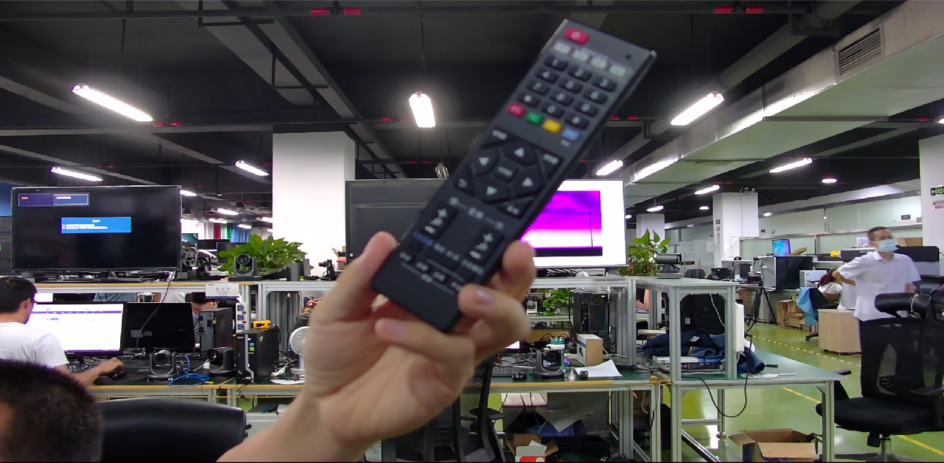
//> input picture mytracking/002.jpg, 1887 x 925 px, given in place of the camera (shown at 1/2 size)
$ ./lkdemo   (built with g++ and OpenCV 4)
//> lines starting //> are read from the running program, lines starting //| are printed output that depends on the picture; after the words box and inside, x2 and y2 are one past the last pixel; in counts of white or black regions, pixels touching at a corner belong together
#include "opencv2/video/tracking.hpp"
#include "opencv2/imgproc.hpp"
#include "opencv2/videoio.hpp"
#include "opencv2/highgui.hpp"

#include <iostream>
#include <ctype.h>

using namespace cv;
using namespace std;

static void help()
{
    // print a welcome message, and the OpenCV version
    cout << "\nThis is a demo of Lukas-Kanade optical flow lkdemo(),\n"
            "Using OpenCV version " << CV_VERSION << endl;
    cout << "\nIt uses camera by default, but you can provide a path to video as an argument.\n";
    cout << "\nHot keys: \n"
            "\tESC - quit the program\n"
            "\tr - auto-initialize tracking\n"
            "\tc - delete all the points\n"
            "\tn - switch the \"night\" mode on/off\n"
            "To add/remove a feature point click it\n" << endl;
}

Point2f point;
bool addRemovePt = false;

static void onMouse( int event, int x, int y, int /*flags*/, void* /*param*/ )
{
    if( event == EVENT_LBUTTONDOWN )
    {
        point = Point2f((float)x, (float)y);
        addRemovePt = true;
    }
}

int main( int argc, char** argv )
{
    VideoCapture cap;
    TermCriteria termcrit(TermCriteria::COUNT|TermCriteria::EPS,20,0.03);
    Size subPixWinSize(10,10), winSize(31,31);

    const int MAX_COUNT = 500;
    bool needToInit = true;
    bool nightMode = false;

    help();
    cv::CommandLineParser parser(argc, argv, "{@input|0|}");
    string input = parser.get<string>("@input");

    if( input.size() == 1 && isdigit(input[0]) )
        cap.open(input[0] - '0');
    else
        cap.open(input);

    if( !cap.isOpened() )
    {
        cout << "Could not initialize capturing...\n";
        return 0;
    }

    namedWindow( "LK Demo", 1 );
    setMouseCallback( "LK Demo", onMouse, 0 );

    Mat gray, prevGray, image, frame;
    vector<Point2f> points[2];

    for(;;)
    {
        cap >> frame;
//> frame is the input picture: 925 rows x 1887 cols, CV_8UC3; mean B, G, R 79.2, 78.5, 82.2
        if( frame.empty() )
            break;

        frame.copyTo(image);
        cvtColor(image, gray, COLOR_BGR2GRAY);
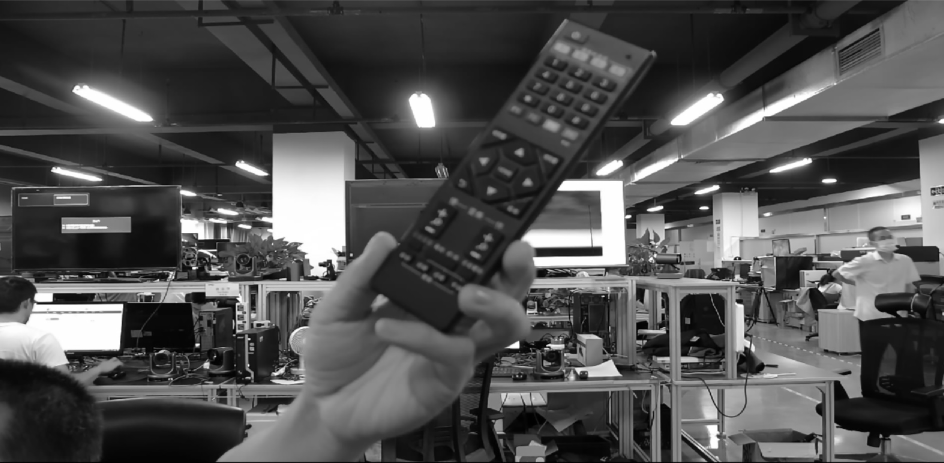
//> gray: 925 rows x 1887 cols, CV_8UC1 (shown at 1/2 size); min 0, max 255, mean 79.7

        if( nightMode )
            image = Scalar::all(0);

        if( needToInit )
        {
            // automatic initialization
            goodFeaturesToTrack(gray, points[1], MAX_COUNT, 0.01, 10, Mat(), 3, 3, 0, 0.04);
//> points = 2 items
            cornerSubPix(gray, points[1], subPixWinSize, Size(-1,-1), termcrit);
            addRemovePt = false;
        }
        else if( !points[0].empty() )
        {
            vector<uchar> status;
            vector<float> err;
            if(prevGray.empty())
                gray.copyTo(prevGray);
            calcOpticalFlowPyrLK(prevGray, gray, points[0], points[1], status, err, winSize,
                                 3, termcrit, 0, 0.001);
            size_t i, k;
            for( i = k = 0; i < points[1].size(); i++ )
            {
                if( addRemovePt )
                {
                    if( norm(point - points[1][i]) <= 5 )
                    {
                        addRemovePt = false;
                        continue;
                    }
                }

                if( !status[i] )
                    continue;

                points[1][k++] = points[1][i];
                circle( image, points[1][i], 3, Scalar(0,255,0), -1, 8);
                std::cout<<"draw points"<<std::endl;
            }
            points[1].resize(k);
        }

        if( addRemovePt && points[1].size() < (size_t)MAX_COUNT )
        {
            vector<Point2f> tmp;
            tmp.push_back(point);
            cornerSubPix( gray, tmp, winSize, Size(-1,-1), termcrit);
            points[1].push_back(tmp[0]);
            addRemovePt = false;
        }

        needToInit = false;
        int width = image.size().width;
//> width = 1887
        int height = image.size().height;
//> height = 925
        rectangle(image, Point(width/3, height/3), Point(width*2/3, height*2/3), Scalar(0,0,255), 1, LINE_8, 0 );
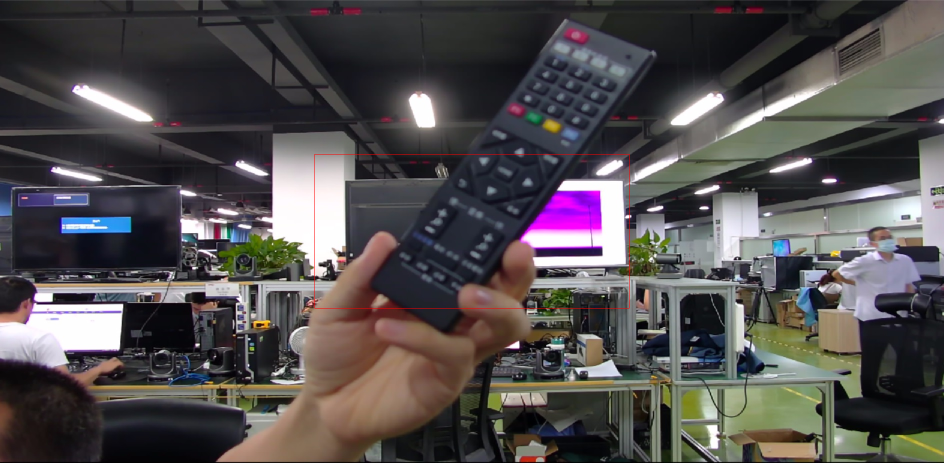
//> image: 925 rows x 1887 cols, CV_8UC3 (shown at 1/2 size); 0.11% of pixels changed, all inside (x1, y1, x2, y2) = (629, 308, 1259, 617)
        imshow("LK Demo", image);

        char c = (char)waitKey(10);
//> the Esc key is pressed
        if( c == 27 )
            break;
        switch( c )
        {
        case 'r':
            needToInit = true;
            break;
        case 'c':
            points[0].clear();
            points[1].clear();
            break;
        case 'n':
            nightMode = !nightMode;
            break;
        }

        std::swap(points[1], points[0]);
        cv::swap(prevGray, gray);
    }

    return 0;
}

$ run again, on mytracking/001.png
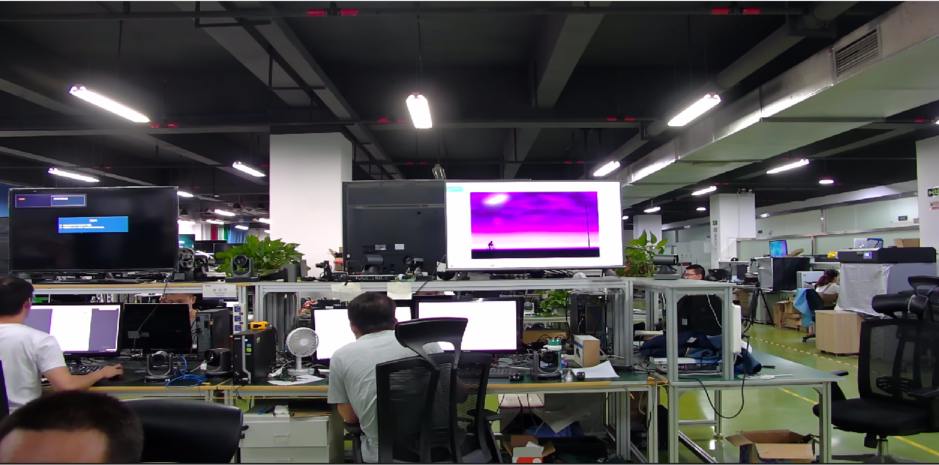
//> input picture mytracking/001.png, 1877 x 929 px, given in place of the camera (shown at 1/2 size)
//> frame is the input picture: 929 rows x 1877 cols, CV_8UC3; mean B, G, R 76.7, 73.9, 76.9
//> `cvtColor(image, gray, COLOR_BGR2GRAY);`:
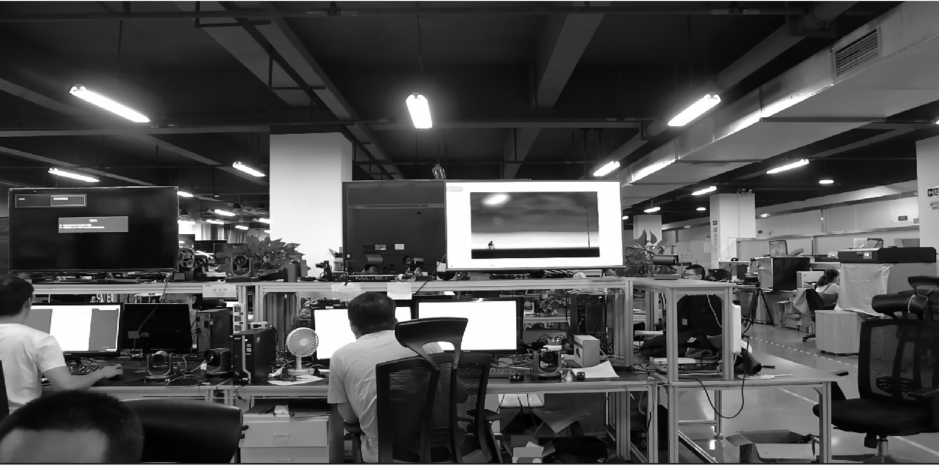
//> gray: 929 rows x 1877 cols, CV_8UC1 (shown at 1/2 size); min 0, max 255, mean 75.1
//> points = 2 items
//> `rectangle(image, Point(width/3, height/3), Point(width*2/3, height*2/3..`:
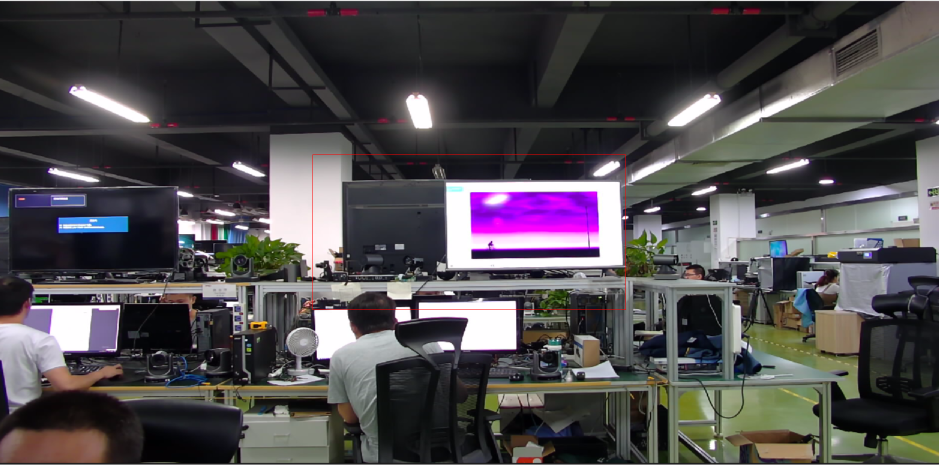
//> image: 929 rows x 1877 cols, CV_8UC3 (shown at 1/2 size); 0.11% of pixels changed, all inside (x1, y1, x2, y2) = (625, 309, 1252, 620)

$ run again, on mytracking/003.png
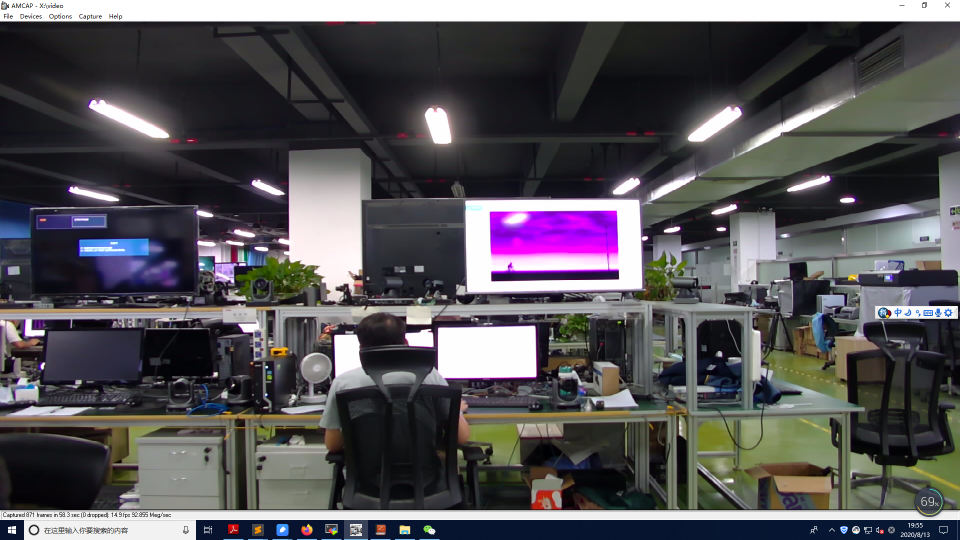
//> input picture mytracking/003.png, 1920 x 1080 px, given in place of the camera (shown at 1/2 size)
//> frame is the input picture: 1080 rows x 1920 cols, CV_8UC3; mean B, G, R 86.8, 82.9, 85.4
//> `cvtColor(image, gray, COLOR_BGR2GRAY);`:
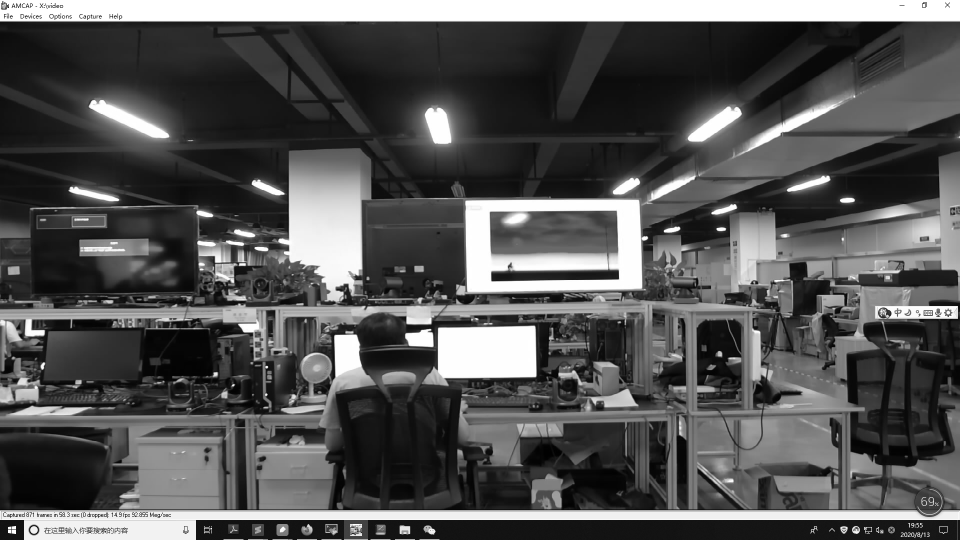
//> gray: 1080 rows x 1920 cols, CV_8UC1 (shown at 1/2 size); min 0, max 255, mean 84.1
//> points = 2 items
//> `rectangle(image, Point(width/3, height/3), Point(width*2/3, height*2/3..`:
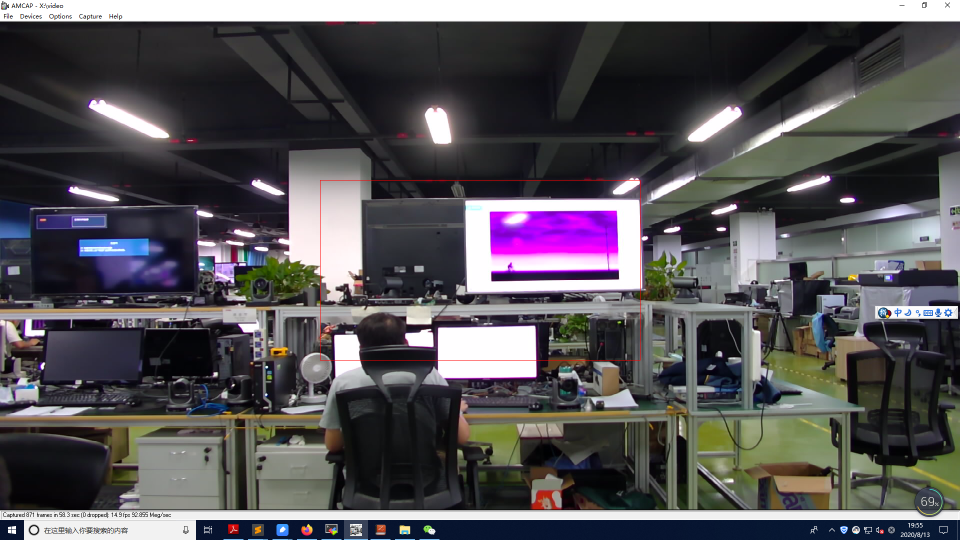
//> image: 1080 rows x 1920 cols, CV_8UC3 (shown at 1/2 size); 0.1% of pixels changed, all inside (x1, y1, x2, y2) = (640, 360, 1281, 721)
